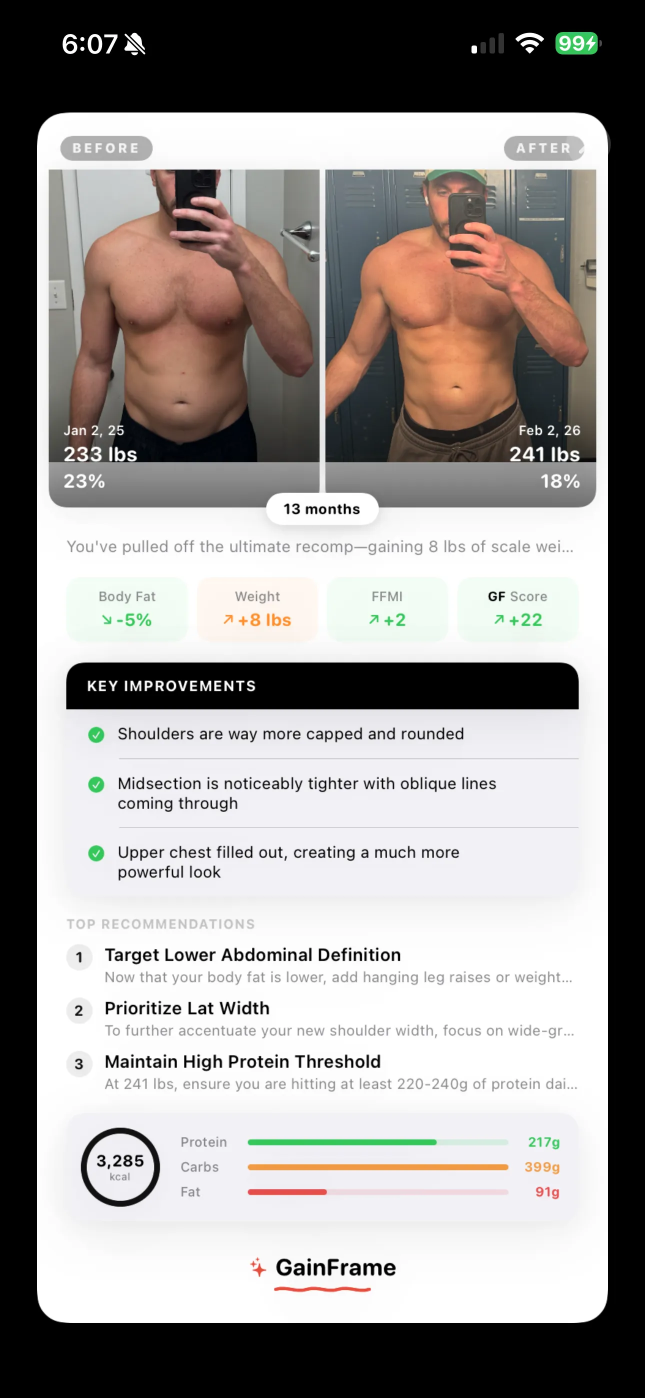
#> input picture assets/deep-dive-compare.webp, 1290 x 2796 px, given in place of deep-dive-compare.png, which was not available (shown at 1/2 size)
$ python build.py
#> lines starting #> are read from the running program, lines starting #| are printed output that depends on the picture; after the words box and inside, x2 and y2 are one past the last pixel; in counts of white or black regions, pixels touching at a corner belong together; pictures that were not available may be replaced by others from this repository, and a replacement may not be noted
#!/usr/bin/env python3
"""
Build the 2-slide "locked in" promo carousel.

Slide 1: real before photo (cropped from the deep-dive compare screenshot,
         date + BF% overlay left intact for credibility) — "I ALMOST GAVE UP"
Slide 2: real deep-dive payoff (photos + 48→78 score card) — "THEN I LOCKED IN"

Same canvas / fonts / colors / geometry as the comic pipeline (compose.py),
but photos are pasted directly (no white-content masking) with rounded corners.
"""
import os
from PIL import Image, ImageDraw, ImageFont

HERE = os.path.dirname(os.path.abspath(__file__))
SRC = os.path.join(HERE, "../../../tiktok-screenshots/deep-dive-compare.png")

W, H = 1080, 1350
WHITE = (255, 255, 255)
NEAR_BLACK = (26, 26, 26)
RED = (229, 57, 53)
PILL_BG = (60, 63, 68)
PILL_TXT = (255, 255, 255)

IMPACT = "/System/Library/Fonts/Supplemental/Impact.ttf"
ARIAL_BOLD = "/Users/michael.rode/Library/Fonts/Arial Bold.ttf"

SIDE_MARGIN = 70
MAX_TEXT_W = W - 2 * SIDE_MARGIN
TOP_ANCHOR = 124
COVER_MAX_FONT = 150
COVER_MIN_FONT = 78
LINE_SPACING = 1.02
ART_TOP_PAD = 40
BOTTOM_MARGIN = 36
CORNER_RADIUS = 28


def _font(path, size):
    return ImageFont.truetype(path, size)


def _draw_page_pill(draw, page):
    n, total = page
    label = f"{n}/{total}"
    font = _font(ARIAL_BOLD, 34)
    b = draw.textbbox((0, 0), label, font=font)
    tw, th = b[2] - b[0], b[3] - b[1]
    pad_x, pad_y = 24, 14
    pw, ph = tw + 2 * pad_x, th + 2 * pad_y
    x1, y1 = W - 34 - pw, 34
    draw.rounded_rectangle([x1, y1, x1 + pw, y1 + ph], radius=ph // 2, fill=PILL_BG)
    draw.text((x1 + pad_x - b[0], y1 + pad_y - b[1]), label, font=font, fill=PILL_TXT)


def _rounded(img, radius):
    mask = Image.new("L", img.size, 0)
    ImageDraw.Draw(mask).rounded_rectangle([0, 0, img.size[0] - 1, img.size[1] - 1],
                                           radius=radius, fill=255)
    return img, mask


def _place_photo(canvas, photo, top_limit):
    pw, ph = photo.size
    avail_h = (H - BOTTOM_MARGIN) - top_limit
    avail_w = W - 2 * 40
    scale = min(avail_w / pw, avail_h / ph)
    nw, nh = int(pw * scale), int(ph * scale)
    photo = photo.resize((nw, nh), Image.LANCZOS)
    img, mask = _rounded(photo, CORNER_RADIUS)
    x = (W - nw) // 2
    y = (H - BOTTOM_MARGIN) - nh
    canvas.paste(img, (x, y), mask)


def render(lines, photo, page, out_path):
    canvas = Image.new("RGB", (W, H), WHITE)
    draw = ImageDraw.Draw(canvas)
    color_map = {"black": NEAR_BLACK, "red": RED}
    for size in range(COVER_MAX_FONT, COVER_MIN_FONT - 1, -2):
        font = _font(IMPACT, size)
        if all(draw.textbbox((0, 0), t, font=font)[2] <= MAX_TEXT_W for t, _ in lines):
            break
    b = draw.textbbox((0, 0), "AQjgpy", font=font)
    step = (b[3] - b[1]) * LINE_SPACING
    y = TOP_ANCHOR
    for text, color in lines:
        tb = draw.textbbox((0, 0), text, font=font)
        x = (W - (tb[2] - tb[0])) / 2
        draw.text((x - tb[0], y - tb[1]), text, font=font, fill=color_map[color])
        y += step
    _place_photo(canvas, photo, y + ART_TOP_PAD)
    _draw_page_pill(draw, page)
    canvas.save(out_path)
    print("wrote", out_path, canvas.size)


def main():
    src = Image.open(SRC)
#> src is the input picture: PIL image 1290x2796 RGB; mean R, G, B 155.4, 151.2, 149.2
    before = src.crop((14, 182, 636, 916))          # heavy before photo, overlay intact
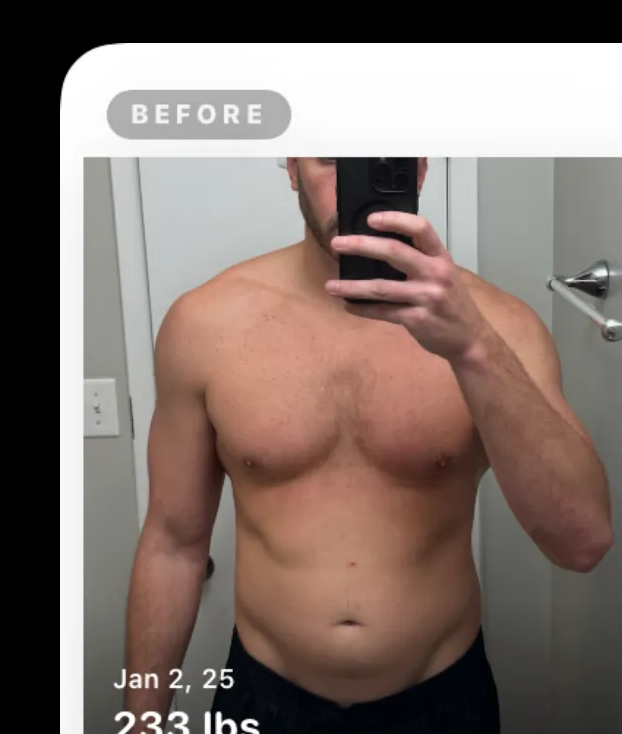
#> before: PIL image 622x734 RGB; mean R, G, B 129.3, 114.4, 108.1
    # paint out the sheet drag-handle sliver caught in the top-right corner,
    # row by row so the fill follows the wall's shading gradient
    bd = ImageDraw.Draw(before)
    for y in range(0, 36):
        bd.line([548, y, 622, y], fill=before.getpixel((542, y)))
    payoff = src.crop((0, 170, 1290, 1560))          # both photos + 48→78 score card
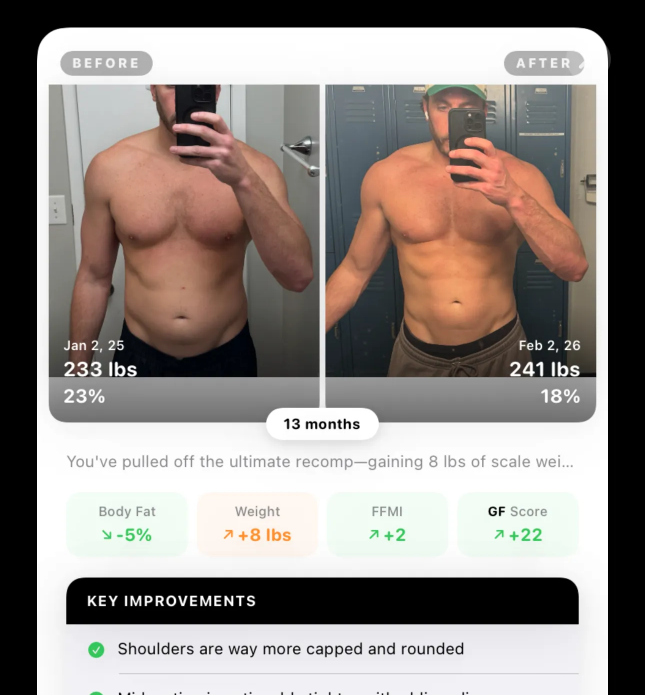
#> payoff: PIL image 1290x1390 RGB (shown at 1/2 size); mean R, G, B 147.1, 138.9, 134.4

    render([("I ALMOST", "black"), ("GAVE UP", "red")], before, (1, 2),
           os.path.join(HERE, "slide-1.png"))
#> in render, `canvas = Image.new("RGB", (W, H), WHITE)`: canvas: PIL image 1080x1350 RGB; every value is 255
#> in render, `b = draw.textbbox((0, 0), "AQjgpy", font=font)`: b = (0, 26, 539, 171)
#> in render, `step = (b[3] - b[1]) * LINE_SPACING`: step = 147.9
#> the loop in render, `for text, color in lines:` made 2 passes
#> (tb, x, y) on passes 1 to 2: ((0, 29, 714, 142), 183, 271.9), ((0, 29, 655, 142), 212.5, 419.8)
#> after the loop in render, `for text, color in lines:`: y = 419.8
#> in _rounded, `mask = Image.new("L", img.size, 0)`: mask: PIL image 723x854 L; every value is 0
#> in _rounded, `ImageDraw.Draw(mask).rounded_rectangle([0, 0, img.size[0] - 1, img.siz..`:
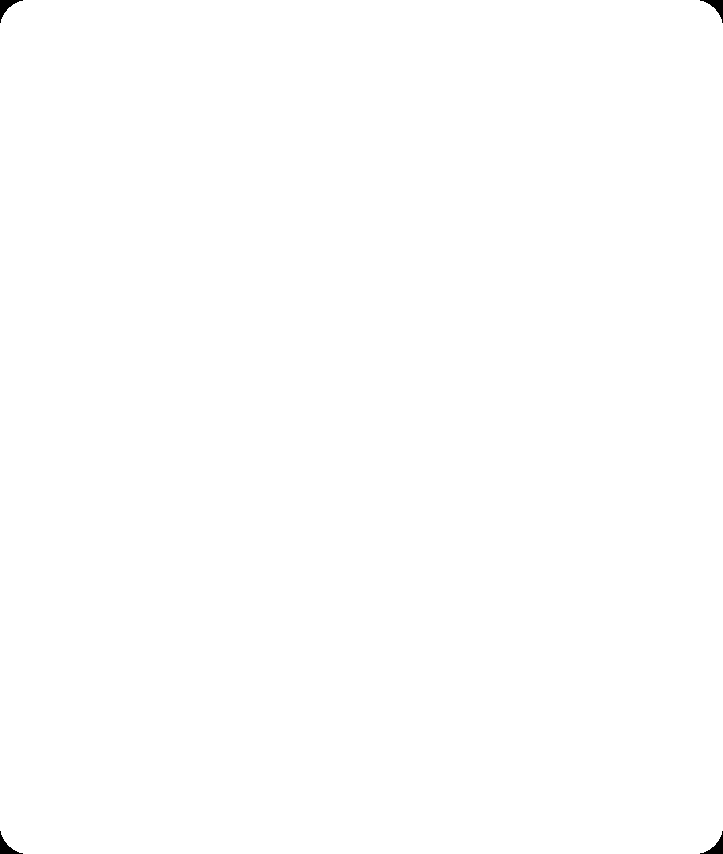
#> mask: PIL image 723x854 L; 99.9% white; 4 black regions, box (x1, y1, x2, y2) and area: (0, 0, 23, 23) 174, (700, 0, 723, 23) 174, (0, 831, 23, 854) 174, (700, 831, 723, 854) 174
#> in render, `canvas.save(out_path)`:
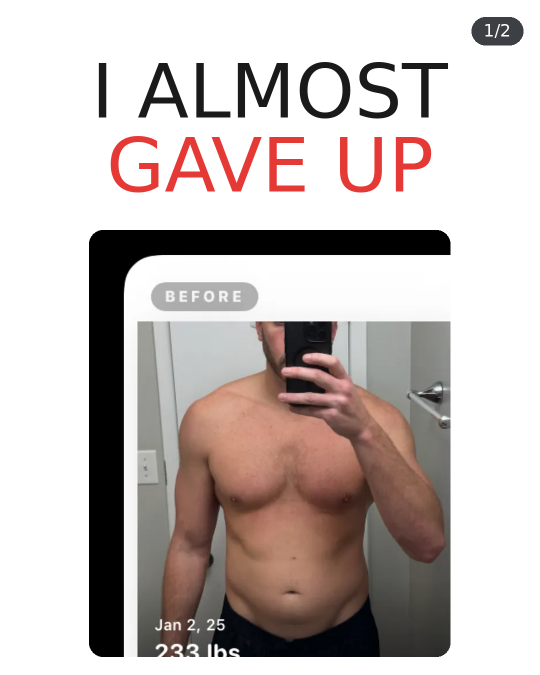
#> saved as slide-1.png: PIL image 1080x1350 RGB (shown at 1/2 size); mean R, G, B 197.2, 188.4, 185.7
#| wrote docs/assets/tiktok/promo/locked-in-2026-07-18/slide-1.png (1080, 1350)
    render([("THEN I", "black"), ("LOCKED IN", "red")], payoff, (2, 2),
           os.path.join(HERE, "slide-2.png"))
#> call 2 of render, with page = (2, 2)
#> the loop in render (call 2), `for text, color in lines:` made 2 passes
#> (tb, x, y) on passes 1 to 2: ((-1, 31, 503, 140), 288, 271.9), ((0, 29, 814, 142), 133, 419.8)
#> call 2 of _place_photo, with top_limit = 459.8
#> in _place_photo (call 2), `photo = photo.resize((nw, nh), Image.LANCZOS)`:
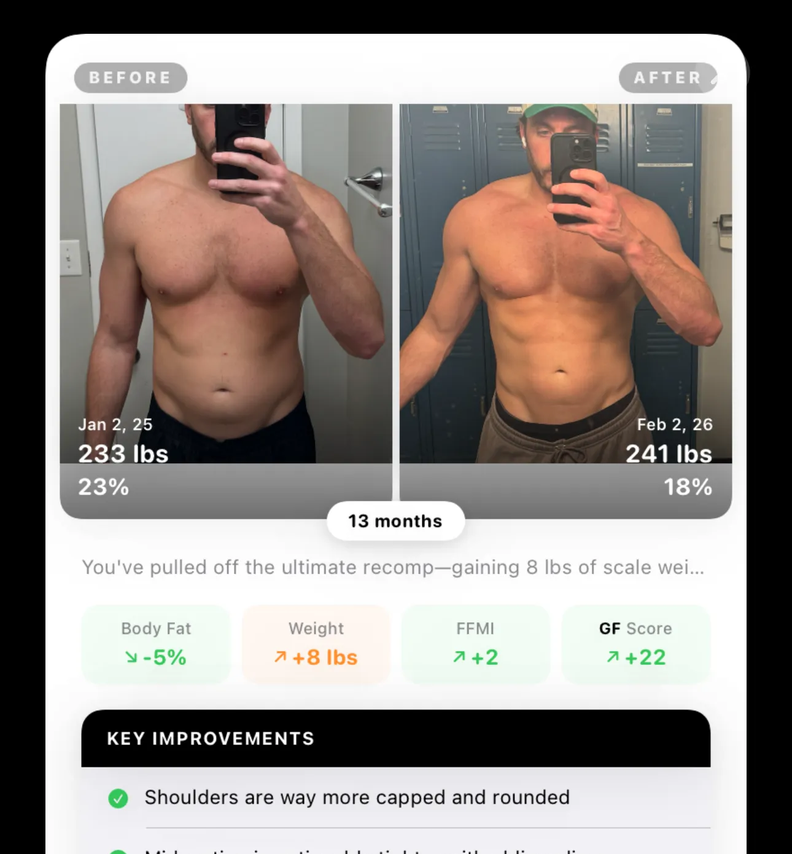
#> photo: PIL image 792x854 RGB; mean R, G, B 147.1, 138.9, 134.4
#> call 2 of _rounded, with radius = 28
#> in _rounded (call 2), `mask = Image.new("L", img.size, 0)`: mask: PIL image 792x854 L; every value is 0
#> in _rounded (call 2), `ImageDraw.Draw(mask).rounded_rectangle([0, 0, img.size[0] - 1, img.siz..`:
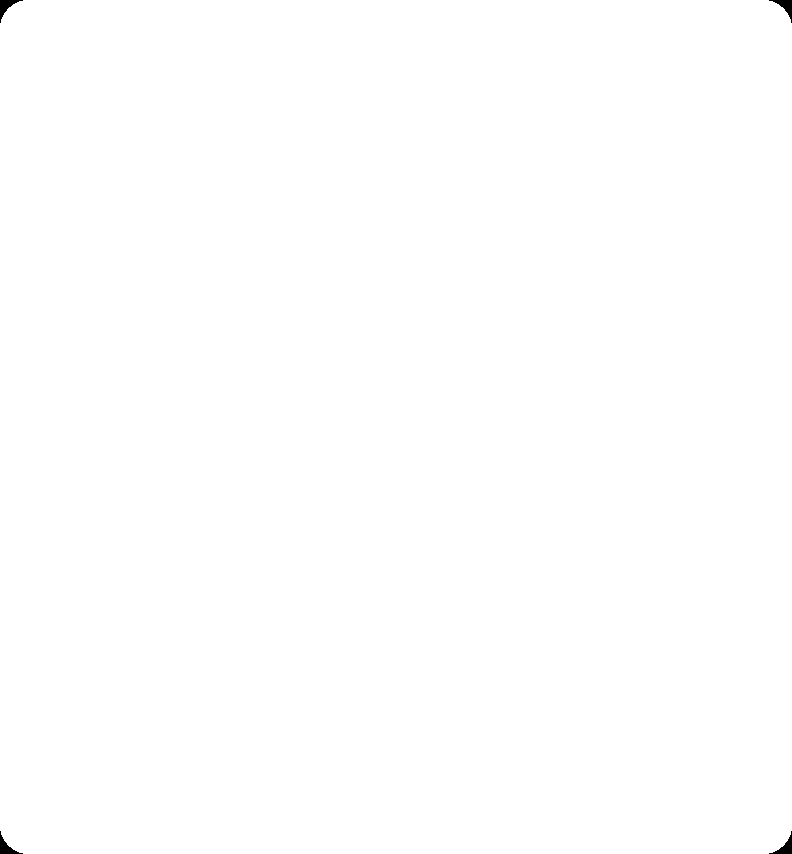
#> mask: PIL image 792x854 L; 99.9% white; 4 black regions, box (x1, y1, x2, y2) and area: (0, 0, 23, 23) 174, (769, 0, 792, 23) 174, (0, 831, 23, 854) 174, (769, 831, 792, 854) 174
#> in render (call 2), `canvas.save(out_path)`:
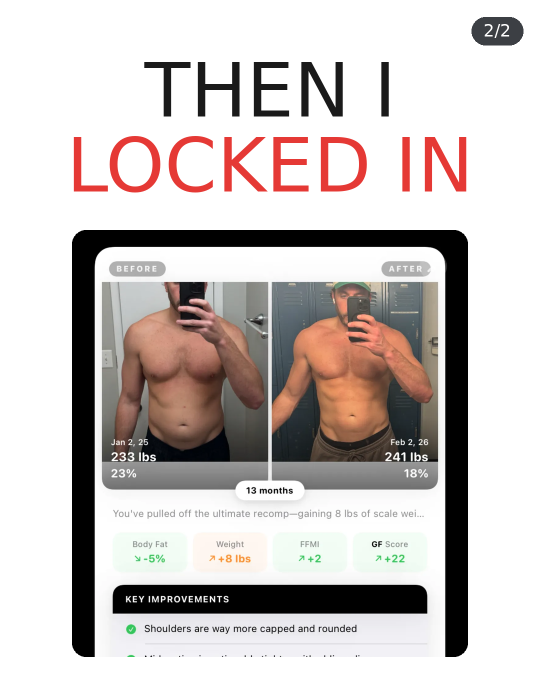
#> saved as slide-2.png: PIL image 1080x1350 RGB (shown at 1/2 size); mean R, G, B 201.4, 194.4, 192.2
#| wrote docs/assets/tiktok/promo/locked-in-2026-07-18/slide-2.png (1080, 1350)


if __name__ == "__main__":
    main()

$ run again, with assets/ai-predict.webp copied over assets/deep-dive-compare.webp
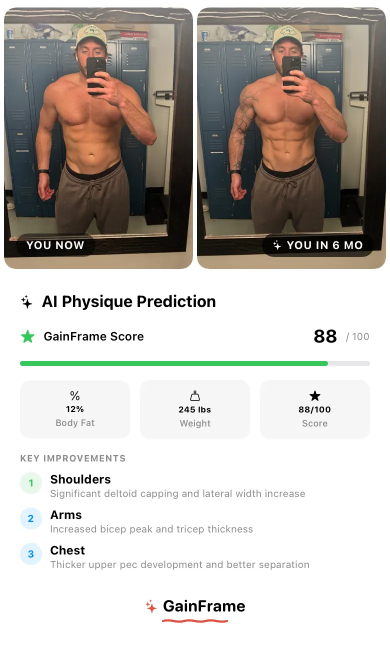
#> input picture assets/ai-predict.webp, 780 x 1289 px, given in place of deep-dive-compare.png, which was not available (shown at 1/2 size)
#> in main, src is the input picture: PIL image 780x1289 RGB; mean R, G, B 191.7, 186.5, 181.1
#> in main, `payoff = src.crop((0, 170, 1290, 1560))`:
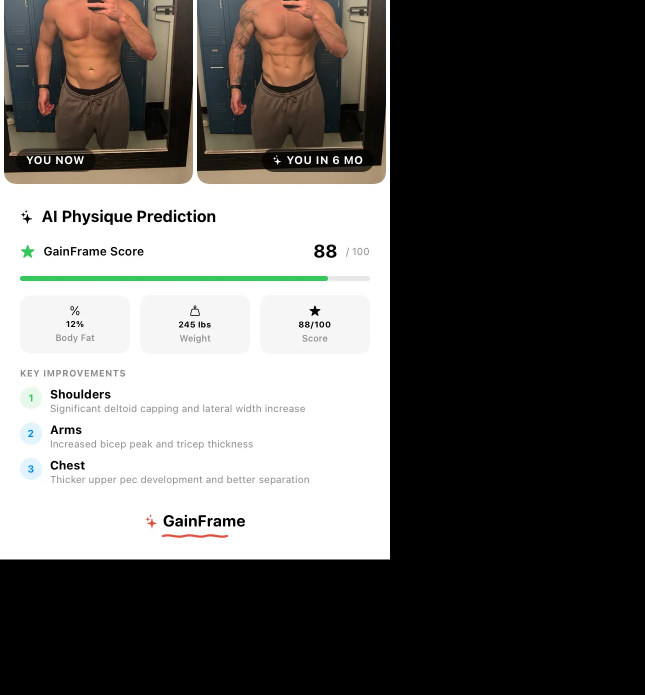
#> payoff: PIL image 1290x1390 RGB (shown at 1/2 size); mean R, G, B 96.1, 93.7, 91.2
#> b = (0, 26, 539, 171)
#> step = 147.9
#> the loop in render, `for text, color in lines:` made 2 passes
#> (tb, x, y) on passes 1 to 2: ((0, 29, 714, 142), 183, 271.9), ((0, 29, 655, 142), 212.5, 419.8)
#> after the loop in render, `for text, color in lines:`: y = 419.8
#| wrote docs/assets/tiktok/promo/locked-in-2026-07-18/slide-1.png (1080, 1350)
#> the loop in render (call 2), `for text, color in lines:` made 2 passes
#> (tb, x, y) on passes 1 to 2: ((-1, 31, 503, 140), 288, 271.9), ((0, 29, 814, 142), 133, 419.8)
#> photo: PIL image 792x854 RGB
#> in render (call 2), `canvas.save(out_path)`:
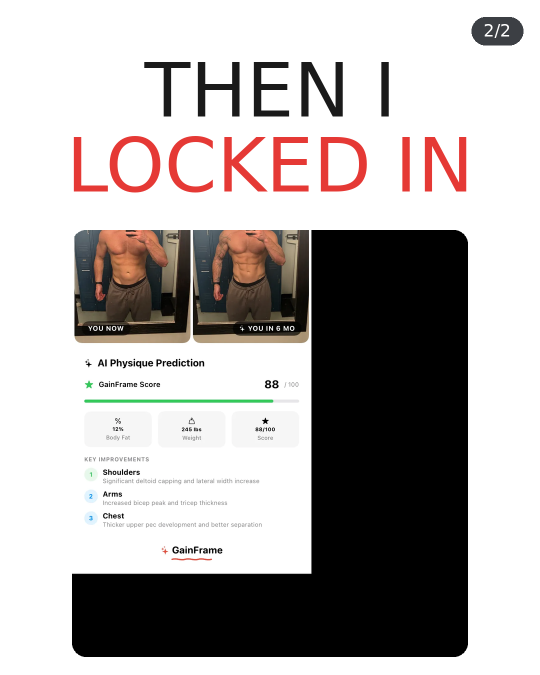
#> saved as slide-2.png: PIL image 1080x1350 RGB (shown at 1/2 size); mean R, G, B 177.7, 173.4, 172.2
#| wrote docs/assets/tiktok/promo/locked-in-2026-07-18/slide-2.png (1080, 1350)

$ run again, with assets/app-scan-old.webp copied over assets/deep-dive-compare.webp
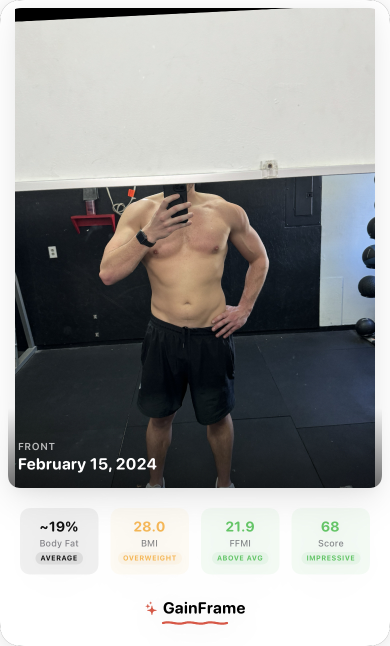
#> input picture assets/app-scan-old.webp, 780 x 1292 px, given in place of deep-dive-compare.png, which was not available (shown at 1/2 size)
#> in main, src is the input picture: PIL image 780x1292 RGB; mean R, G, B 154.4, 155.1, 154.4
#> in main, `payoff = src.crop((0, 170, 1290, 1560))`:
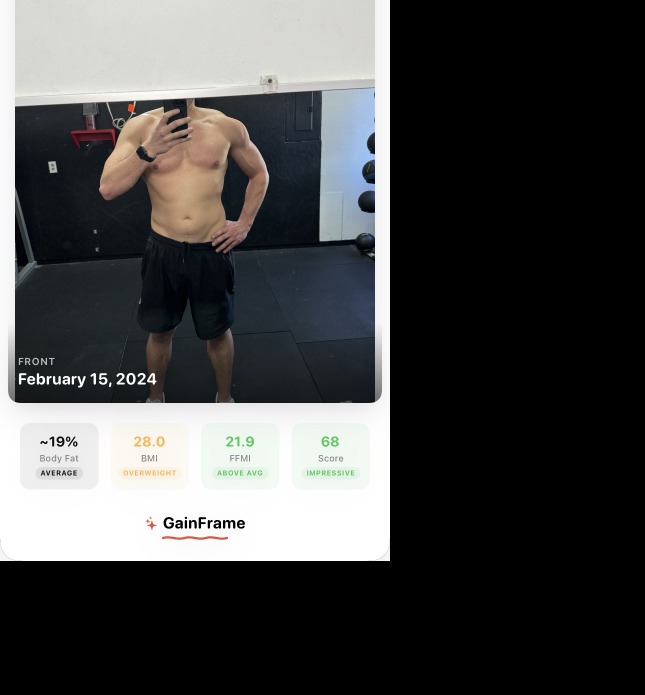
#> payoff: PIL image 1290x1390 RGB (shown at 1/2 size); mean R, G, B 71.2, 71.5, 71.4
#> b = (0, 26, 539, 171)
#> step = 147.9
#> the loop in render, `for text, color in lines:` made 2 passes
#> (tb, x, y) on passes 1 to 2: ((0, 29, 714, 142), 183, 271.9), ((0, 29, 655, 142), 212.5, 419.8)
#> after the loop in render, `for text, color in lines:`: y = 419.8
#| wrote docs/assets/tiktok/promo/locked-in-2026-07-18/slide-1.png (1080, 1350)
#> the loop in render (call 2), `for text, color in lines:` made 2 passes
#> (tb, x, y) on passes 1 to 2: ((-1, 31, 503, 140), 288, 271.9), ((0, 29, 814, 142), 133, 419.8)
#> photo: PIL image 792x854 RGB
#> in render (call 2), `canvas.save(out_path)`:
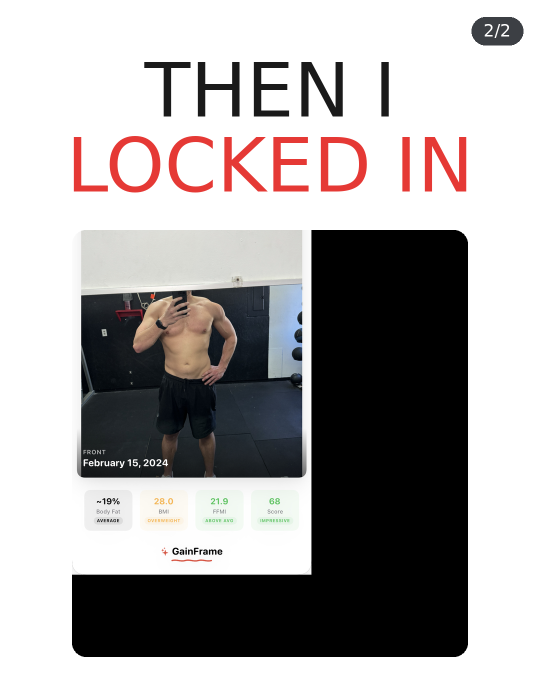
#> saved as slide-2.png: PIL image 1080x1350 RGB (shown at 1/2 size); mean R, G, B 166.1, 163.1, 163
#| wrote docs/assets/tiktok/promo/locked-in-2026-07-18/slide-2.png (1080, 1350)
